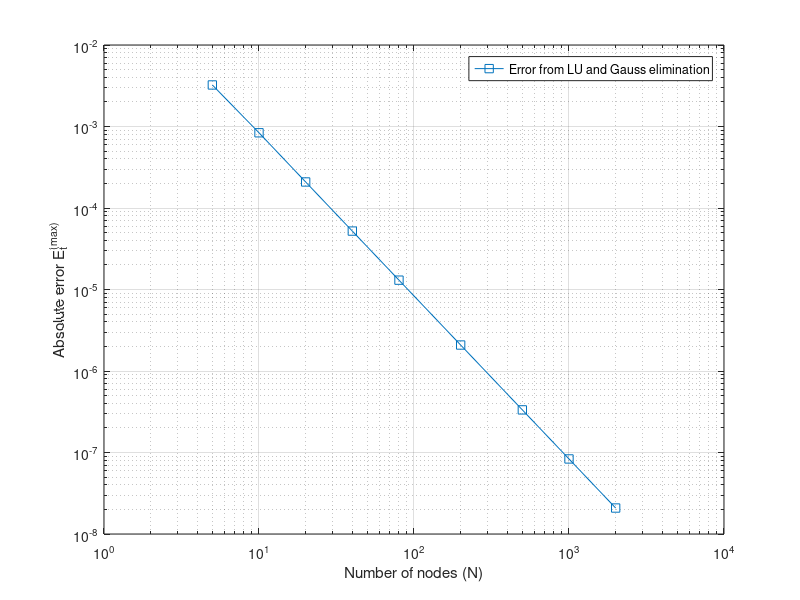

Here is the MATLAB script that generated this plot:
function [] = HeatError()

% Forms the tridiagonal matrix A
% Uses the previously-developed LU factorization and substitution methods
% to solve this matrix
% Finds the associated error norm
% Solves using the Thomas algorithm and compares

ErrMatrix = zeros(2,9);   % Set up a matrix to store N vs. max error
ErrMatrix(1,:) = [5 10 20 40 80 200 500 1000 2000];

for j = 1:length(ErrMatrix(1,:))  % Populate error matrix
    N = ErrMatrix(1,j);
    [A,b,x_exact] = formA(N);     % Call subroutine to construct A
    
    % Gauss
    xg = A\b;
    xg_err = abs(x_exact - xg);
    xg_err_max = max(xg_err);
    
    % LU
    [L,U,P] = lu(A);
    xlu = U \ ( L \ ( P * b ) );
    xlu_err = abs(x_exact - xlu);
    xlu_err_max = max(xlu_err);
    
    ErrMatrix(2,j) = max(xg_err_max,xlu_err_max);
end

close all
figure(1)
loglog(ErrMatrix(1,:),ErrMatrix(2,:),'-s')
hold on
xlabel('Number of nodes (N)')
ylabel('Absolute error E_t^{(max)}')
legend('Error from LU and Gauss elimination')
grid on
hold off






function [A,b,x] = formA(N)
% Subroutine for heat equation matrix
% Creates the tridiagonal matrix A found using the heat equation
% Creates the RHS vector b from the sine function
% Returns the exact solution as a vector x
% N is the number of nodes

A = zeros(N-1,N-1);  % Initialize matrix with all zeros
b = zeros(N-1,1);      % Initialize RHS vector
x = zeros(N-1,1);      % Initialize exact solution
h = 1/N;

% Form the diagonal
for i = 1 : N-1 
    A(i,i) = 2;
end

% Form the subdiagonal and superdiagonal
for i = 1 : N-2
    A(i+1,i) = -1;   % Subdiagonal
    A(i,i+1) = -1;   % Superdiagonal
end

% Form RHS vector and exact solution
for i = 1 : N-1
    b(i) = h^2 * sin(pi*h*i);
    x(i) = sin(pi*h*i)/pi^2;
end

end

end


